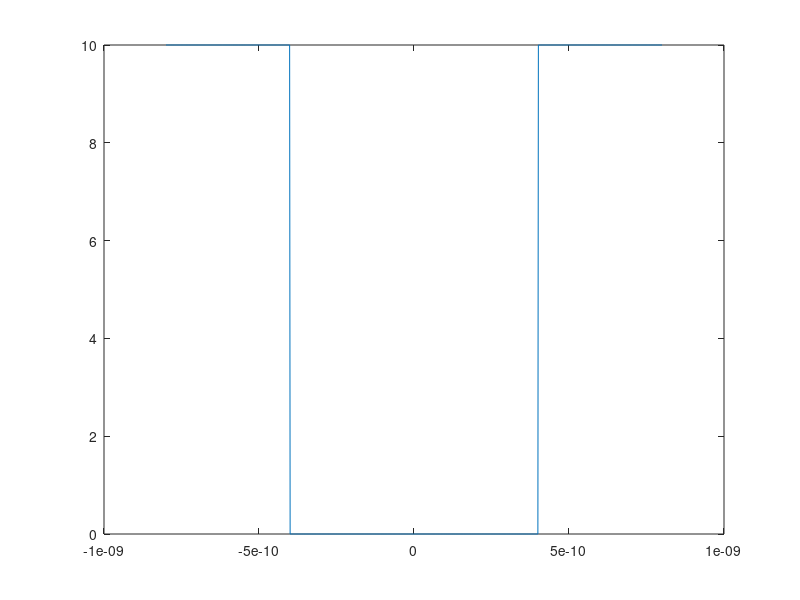

MATLAB code for this plot: (Note: this script raises an error after producing the figure.)
clc; 
close all;
clear ;
%=============================marlon keppitipola============================

%===========================Develop potential function ==================
tollarence = 1e-5;%since the end of the energy state only approache zero and is not exactly zero
V_upperboun = 10; V_lowerbound = 0 ;     
%===============================================defining potential well using arbitary well boundaries 
LengthofWell = 8e-10; Wellboundry = LengthofWell/2 ; N = 1000;
x = linspace(-LengthofWell,LengthofWell,N);  
dx = x(2)-x(1);%x and lenght of well in nanometers
V = zeros(1,length(x));
for i = 1:length(x)
    if -Wellboundry<=x(i) && x(i)<=Wellboundry
        V(i) = V_lowerbound;
    else
        V(i) = V_upperboun;
    end
end
figure(1);plot(x,V);
% =============================setting up Energy values for shooting method ==============================
EnergyState1 = 0;EnergyState2 = 10;divisions = 1/100000;  
%selecting minute energy values to test (step value)
E = EnergyState1:divisions:EnergyState2;
%===================== shooting method ==================================
for e = 1:length(E)
    PSI = wav_func1(E(e),V,dx,N);
    if(abs(PSI(end))<tollarence)%this is the shooting method to select the right energy value
        Ee(e) = E(e);
        figure(2)
        plot(x,PSI)
        grid on
        hold on
    end 
end
Eefirstvalue = unique(Ee)
for i = 2:length(Eefirstvalue)
    if Eefirstvalue(i)-Eefirstvalue(i-1)>0.5
        NewEvalue(i) = Eefirstvalue(i);
    end
end
unique(NewEvalue)
